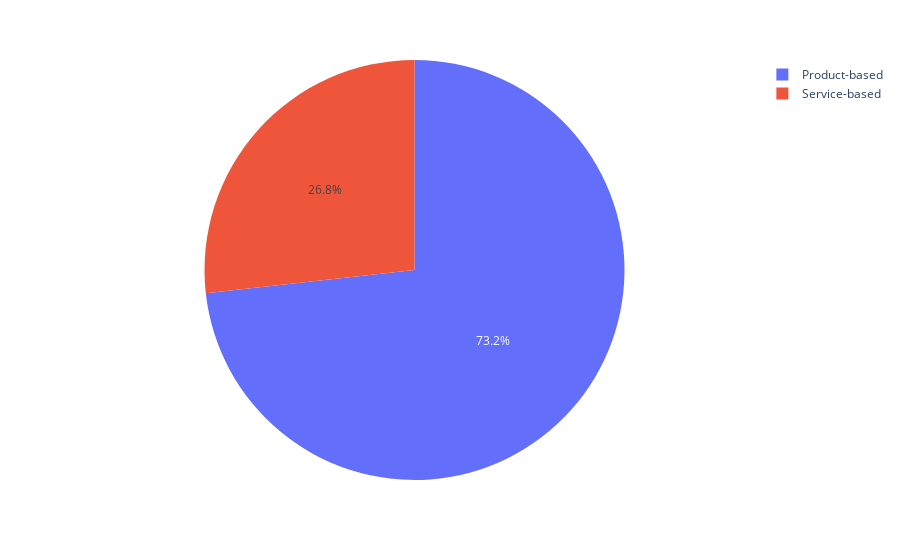

Notebook source saved alongside this figure:
### Code cell
import plotly.express as px
fig = px.pie(new_df, values='No_of_Company_with_type', names='TYPE',
             color_discrete_map={'Thur':'lightcyan',
                                 'Fri':'cyan',
                                 'Sat':'royalblue',
                                 'Sun':'darkblue'})

fig.show()

### Figure 1 — Plotly figure (JSON) as saved in the notebook; plotly's stock layout.template omitted (floating-point values rounded to 4 significant figures)
{"data": [{"domain": {"x": [0, 1], "y": [0, 1]}, "hovertemplate": "TYPE=%{label}<br>No_of_Company_with_type=%{value}<extra></extra>", "labels": ["Product-based", "Service-based"], "legendgroup": "", "name": "", "showlegend": true, "type": "pie", "values": [4465, 1632]}], "layout": {"legend": {"tracegroupgap": 0}, "margin": {"t": 60}}}
